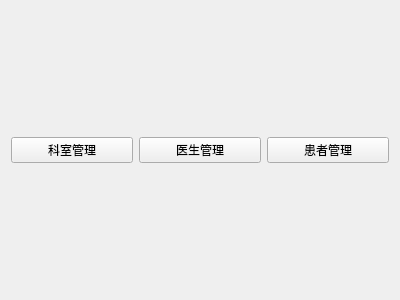
<?xml version="1.0" encoding="UTF-8"?>
<ui version="4.0">
 <class>WelcomeView</class>
 <widget class="QWidget" name="WelcomeView">
  <property name="geometry">
   <rect>
    <x>0</x>
    <y>0</y>
    <width>400</width>
    <height>300</height>
   </rect>
  </property>
  <property name="windowTitle">
   <string>欢迎</string>
  </property>
  <layout class="QVBoxLayout" name="verticalLayout">
   <item>
    <spacer name="verticalSpacer">
     <property name="orientation">
      <enum>Qt::Orientation::Vertical</enum>
     </property>
     <property name="sizeHint" stdset="0">
      <size>
       <width>20</width>
       <height>117</height>
      </size>
     </property>
    </spacer>
   </item>
   <item>
    <layout class="QHBoxLayout" name="horizontalLayout">
     <item>
      <widget class="QPushButton" name="btDepartment">
       <property name="text">
        <string>科室管理</string>
       </property>
      </widget>
     </item>
     <item>
      <widget class="QPushButton" name="btDoctor">
       <property name="text">
        <string>医生管理</string>
       </property>
      </widget>
     </item>
     <item>
      <widget class="QPushButton" name="btPatient">
       <property name="text">
        <string>患者管理</string>
       </property>
      </widget>
     </item>
    </layout>
   </item>
   <item>
    <spacer name="verticalSpacer_2">
     <property name="orientation">
      <enum>Qt::Orientation::Vertical</enum>
     </property>
     <property name="sizeHint" stdset="0">
      <size>
       <width>20</width>
       <height>117</height>
      </size>
     </property>
    </spacer>
   </item>
  </layout>
 </widget>
 <resources/>
 <connections/>
</ui>
